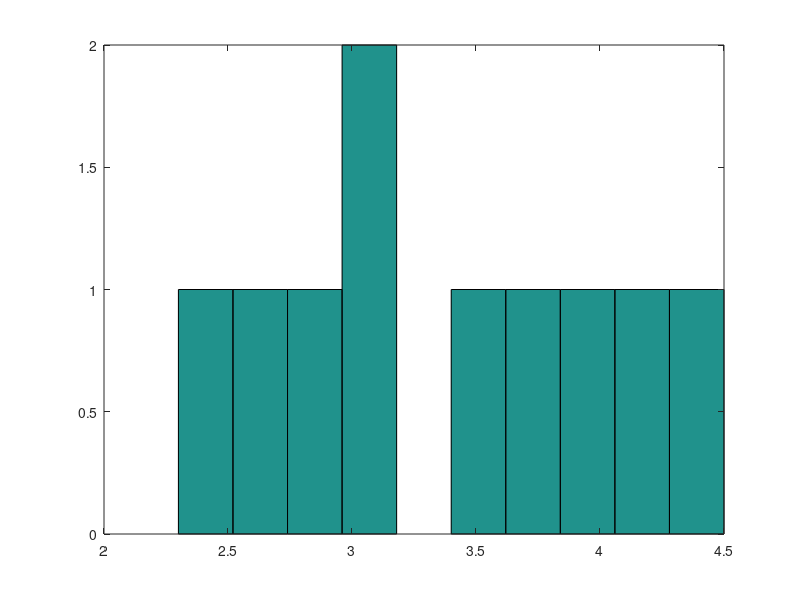

Here is the MATLAB script that generated this plot:
%% Maximum A Posteriori estimation:
% for fitting a normal distribution to a set of datapoints 
% with known prior info. about the parameters

%% Data
data =  [2.3, 3.1, 4.5, 2.8, 3.9, 3.0, 3.7, 4.1, 3.5, 2.6];

figure(1),clf
hist(data)


%%

% In Bayesian statistics, the prior distribution represents your beliefs or knowledge
% about the parameters before observing the data.
%
% When the prior information is strong (e.g., narrow prior distribution with low standard deviation), 
% it can have a significant influence on the estimated parameters. 
%
% On the other hand, when the prior information is weak (e.g., wide prior distribution with high std), 
% the data will have a larger impact on the estimation.

% Prior information about parameters (mean and std)
prior_mean = 3.0;
prior_std = 0.5;  % note: lower std ((low variance)narrow prob. distr.) means we have strong prior belief,
                  %       thus, impacts significant.

% Define Likelihood function
likelihood = @(mu,sigma) prod(normpdf(data,mu,sigma));

% Define prior function
prior = @(mu,sigma) normpdf(mu,prior_mean,prior_std) * (1/sigma);

% Define Posterior function (posterior = likelihood * prior)
posterior = @(mu,sigma) likelihood(mu,sigma) * prior(mu,sigma);

%initial guess for mean and std
initial_mu = mean(data);
initial_sigma = mean(data);

% Define negative log-likelihood function for minimization
neg_log_likelihood = @(params) -log(posterior(params(1),params(2)));

% perform MAP 
estimated_params = fminsearch(neg_log_likelihood,[initial_mu,initial_sigma]);

% Extract estimated mean and std
disp(['Estimated mean (mu): ', num2str(estimated_params(1))]);
disp(['Estimated std (sigma): ', num2str(estimated_params(2))]);
